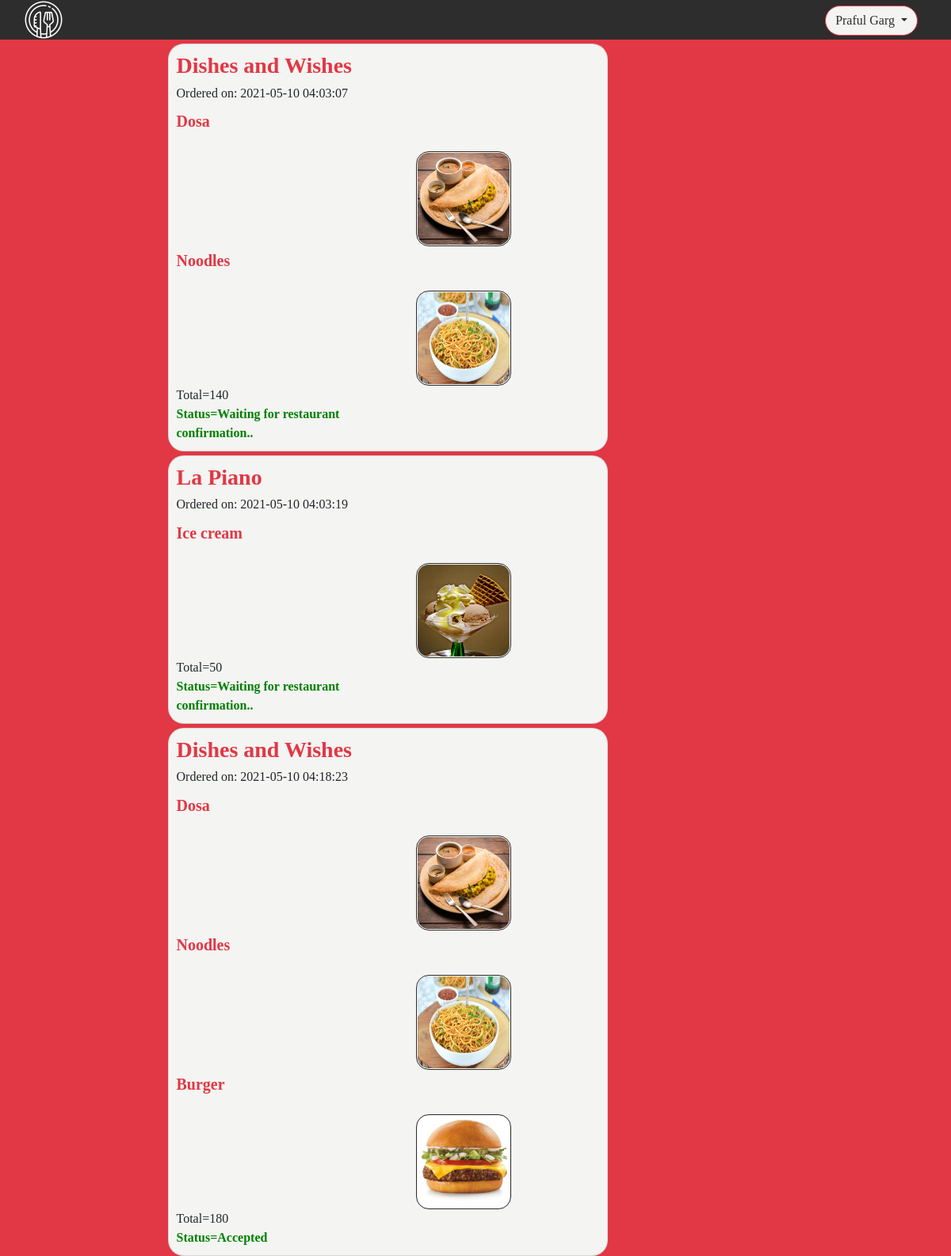
Page /orderHistory.php (signed in) on the committed database.
### tables this page shows
CREATE TABLE `orders` (
  `order_id` int(10) NOT NULL,
  `user_name` varchar(50) NOT NULL,
  `order_item` varchar(100) NOT NULL,
  `cost` int(100) NOT NULL,
  `rest_name` varchar(100) NOT NULL,
  `Rating` int(10) NOT NULL DEFAULT 10,
  `Time_of_order` timestamp NOT NULL DEFAULT current_timestamp() ON UPDATE current_timestamp(),
  `order_status` text NOT NULL DEFAULT 'Waiting for restaurant confirmation..'
);

CREATE TABLE `dishesandwishes` (
  `dish_id` int(100) NOT NULL,
  `cuisine` varchar(50) DEFAULT NULL,
  `type` varchar(50) DEFAULT NULL,
  `cost` int(100) DEFAULT NULL,
  `image` varchar(250) DEFAULT NULL
);

CREATE TABLE `lapiano` (
  `dish_id` int(100) NOT NULL,
  `cuisine` varchar(50) DEFAULT NULL,
  `type` varchar(50) DEFAULT NULL,
  `cost` int(100) DEFAULT NULL,
  `image` varchar(250) DEFAULT NULL
);

### orderHistory.php (the view, shortened to what this page needs)
<?php
$name = $_SESSION['user_name'];
include 'includes/dbh.inc.php';
?>
<html>
<head>
	<link rel="stylesheet" href="https://stackpath.bootstrapcdn.com/bootstrap/4.1.3/css/bootstrap.min.css">
	<link rel="stylesheet" href="https://cdnjs.cloudflare.com/ajax/libs/font-awesome/4.7.0/css/font-awesome.min.css">
	<link rel="stylesheet" type="text/css" href="css/user.css">
</head>
<body>
	<header>
		<div class="dropdown">
			<button class="btn btn-secondary dropdown-toggle" type="button" data-toggle="dropdown"><?php echo $name; ?>
				<span class="caret"></span></button>
		</div><img class="logo" src="./rest_images/logo.png" alt="LOGO">
	</header>
	<div class="container">
		<?php
		$sql = "SELECT * from orders where user_name='$name'";
		$res = mysqli_query($conn, $sql);
		if (mysqli_num_rows($res) > 0) {
			while ($rows = mysqli_fetch_array($res)) {
				$rest_name = $rows['rest_name'];
				$item = $rows['order_item'];
				$cost = $rows['cost'];
				$time = $rows['Time_of_order'];
				$status = $rows['order_status'];
				$arr = explode(',', $item); ?>
				<div class="card" style="border-radius:20px;padding-right:240px;margin-top:5px !important;width: 50%;">
					<h3><?php echo $rest_name; ?></h3>
					<h6><?php echo "Ordered on: " . $time; ?></h6>
					<?php
					for ($i = 0; $i < sizeof($arr); $i++) {
						$x = $arr[$i];
						$rest_name = str_replace(' ', '', $rest_name);
						$sqlr = "SELECT * from $rest_name where dish_id='$x'";
						$dish = mysqli_query($conn, $sqlr);
						if (mysqli_num_rows($dish) > 0) {
							while ($rows1 = mysqli_fetch_array($dish)) {
								$cuisine = $rows1['cuisine'];
								$image = $rows1['image'];
					?>
								<div class="row">
									<div class="col-sm-8">
										<h5><?php echo $cuisine; ?></h5>
									</div>
									<div class="col-sm-4">
										<img src="<?php echo $image; ?>" style="height: 120px;width:120px;border-radius:1em;border: 1px solid #2d2d2d;">
									</div>
								</div>
					<?php	}
						}
					}
					echo "Total=" . $cost . " <br><span style='display:block;font-weight:700;top:20px;color:green;'>Status=" . $status . "</span>" ?>
				</div><?php
					}
				}else{echo "<h2>No orders yet&#128532</h2>";}
						?>
	</div>
</body>

### css/user.css (style rules this page uses)
* { margin:0px; font-family: Gilroy; }
body { background-color: #E23744; }
.logo { filter: invert(100%); width: 50px; height: 50px; margin-left: 30px; }
header { width: 100%; height: 50px; color:#fff; position: relative; background-color: #2D2D2D; }
.logo { width: 50px; height: 50px; margin-left: 30px; }
.dropdown button { position: absolute; top: 0px; right: 35px; color: #2D2D2D !important; }
.container { position: relative; }
.card { background-color: #F4F4F2; border-radius: 60px; margin-left: 15% !important; margin-top: 30% !important; width: 350px; padding: 10px; padding-right: 30px; }
.row { margin-top: 2%; margin-right: 0px; }
.card h3 { color:#E23744; font-weight: bold; }
.card h5 { bottom: 1%; color: #E23744; font-weight: bold; font-size: 20px; margin-bottom: 5px !important; }
.card img { display: block; margin-top: 50px; margin-left: 90px; padding: 1px; width: 164px; height: 163px; }
.btn-secondary { top: 5%; margin: 7px !important; border-radius: 20px; background-color:#f4f4f2 !important; border-color: #E23744 !important; color: #2D2D2D; }

### rows in the picture
orders: rest_name "Dishes and Wishes", Time_of_order "2021-05-10 04:03:07", cost "140", order_status "Waiting for restaurant confirmation.."
dishesandwishes: cuisine "Dosa", image (picture)
dishesandwishes: cuisine "Noodles", image (picture)
orders: rest_name "La Piano", Time_of_order "2021-05-10 04:03:19", cost "50", order_status "Waiting for restaurant confirmation.."
lapiano: cuisine "Ice cream", image (picture)
orders: rest_name "Dishes and Wishes", Time_of_order "2021-05-10 04:18:23", cost "180", order_status "Accepted"
dishesandwishes: cuisine "Burger", image (picture)

### other values in the picture
$name "Praful Garg"
